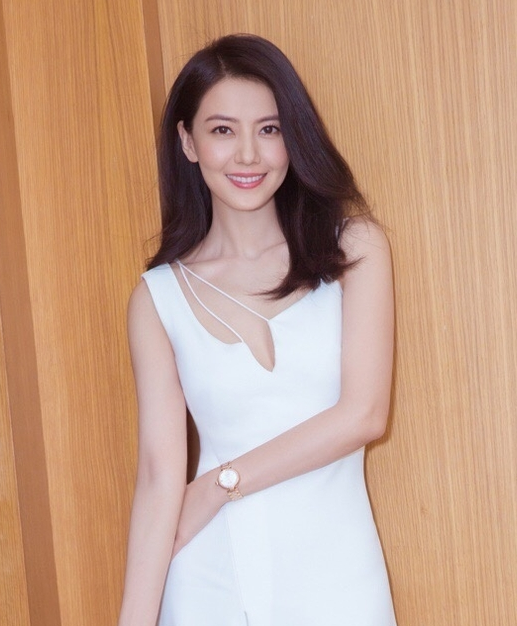
#> input picture images/yuan_test.png, 517 x 626 px, found by its file name
$ python OpencvDemo048.py
#> lines starting #> are read from the running program, lines starting #| are printed output that depends on the picture; after the words box and inside, x2 and y2 are one past the last pixel; in counts of white or black regions, pixels touching at a corner belong together
#!/usr/bin/env python3
#coding = utf-8

import logging
import numpy as np
import cv2 as cv

# 二值图像分析—轮廓发现
def OpencvDemo048():
    logging.basicConfig(level=logging.DEBUG)

    src = cv.imread("images/yuan_test.png")
#> src is the input picture: shape (626, 517, 3); mean B, G, R 137.9, 159.7, 195.7
    if src is None:
        logging.error("could not load an image!")
        return cv.Error.StsError

    binary = canny_demo(src)
#> in canny_demo, `dst = cv.Canny(src, t, t * 2)`:
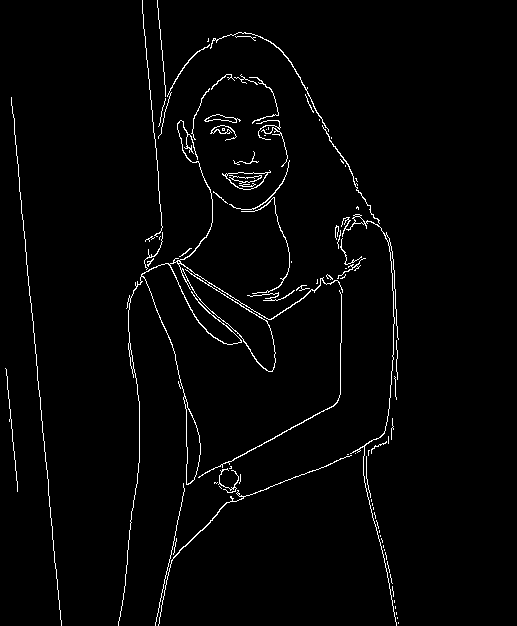
#> dst: shape (626, 517); 2.2% white in thin lines or dots, all inside (x1, y1, x2, y2) = (5, 0, 399, 626)

    # 轮廓发现与绘制
    contours, _ = cv.findContours(binary, cv.RETR_TREE, cv.CHAIN_APPROX_SIMPLE)
#> contours = 116 contours, 92 with area under 20; largest, box (x1, y1, x2, y2) and area: (118, 120, 343, 626) 3978, (178, 263, 276, 372) 2679, (183, 396, 201, 485) 782, (222, 170, 271, 190) 501, (226, 172, 268, 190) 475
    dst1 = np.copy(src)
    cv.drawContours(dst1, contours, -1, (0, 0, 255), 2, cv.LINE_8) # draw all contours found
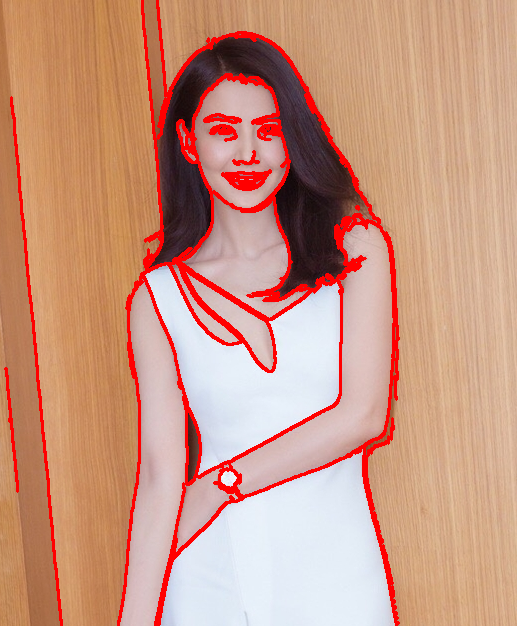
#> dst1: shape (626, 517, 3); 6.71% of pixels changed, all inside (x1, y1, x2, y2) = (4, 0, 400, 626)

    binary = threshold_demo(src)
#> in threshold_demo, `gray = cv.cvtColor(blurred, cv.COLOR_BGR2GRAY)`:
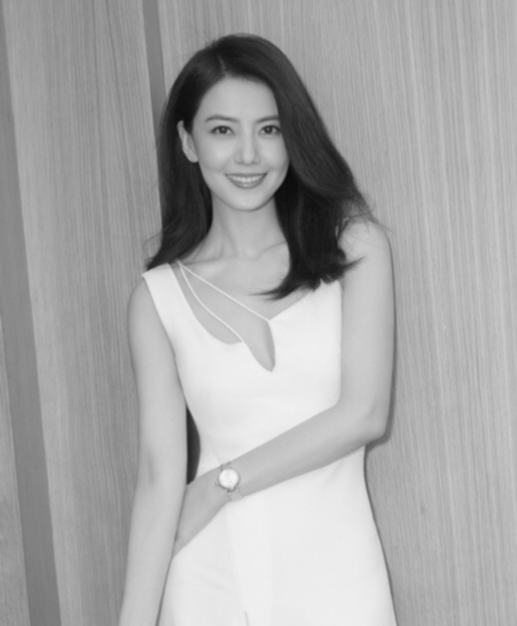
#> gray: shape (626, 517); min 10, max 245, mean 168
#> in threshold_demo, `_, dst = cv.threshold(gray, 0, 255, cv.THRESH_BINARY | cv.THRESH_OTSU)`:
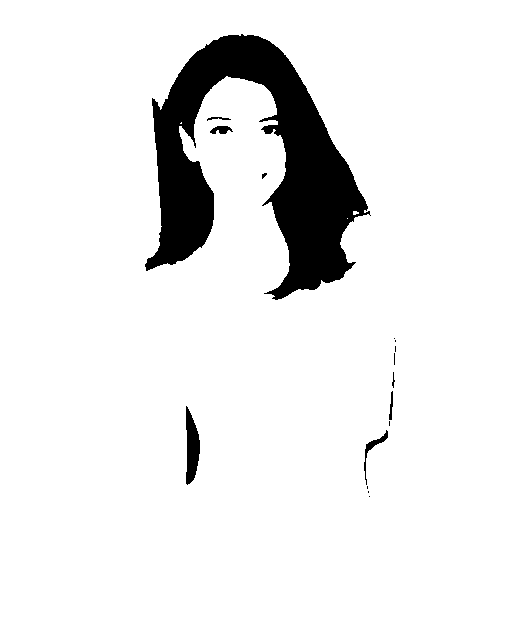
#> dst: shape (626, 517); 92% white; 16 black regions (9 under 20 px)

    # 轮廓发现与绘制
    contours, _ = cv.findContours(binary, cv.RETR_TREE, cv.CHAIN_APPROX_SIMPLE)
#> contours = 21 contours, 11 with area under 20; largest, box (x1, y1, x2, y2) and area: (0, 0, 517, 626) 322500, (144, 33, 371, 301) 25432, (185, 405, 201, 486) 826, (363, 429, 389, 486) 260, (209, 125, 234, 135) 148
    dst2 = np.copy(src)
    cv.drawContours(dst2, contours, -1, (0, 0, 255), 2, cv.LINE_8) # draw all contours found
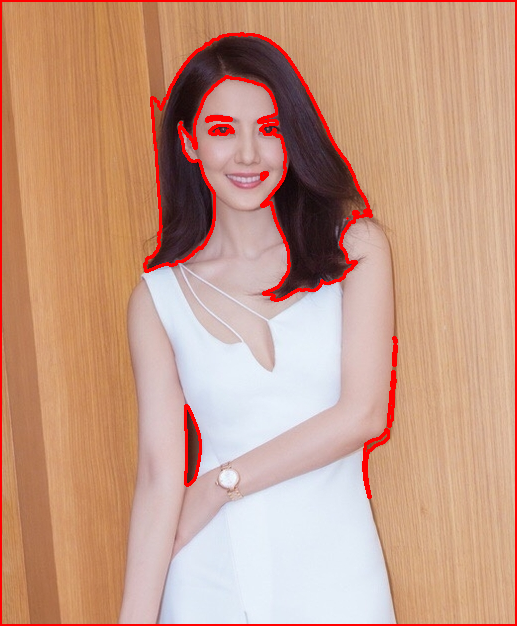
#> dst2: shape (626, 517, 3); 3.54% of pixels changed, all inside (x1, y1, x2, y2) = (0, 0, 517, 626)

    h, w, ch = src.shape
#> h = 626; w = 517; ch = 3
    result = np.zeros([h, w * 3, ch], dtype=src.dtype)
    result[0 : h, 0 : w, :] = src
    result[0 : h, w : w * 2, :] = dst1
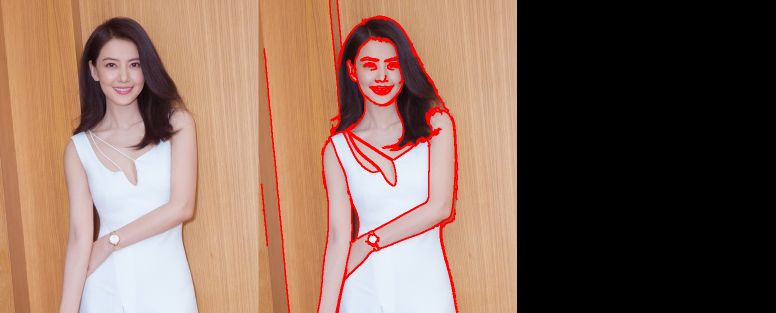
#> result: shape (626, 1551, 3) (shown at 1/2 size); mean B, G, R 89.1, 103.4, 132.4
    result[0 : h, w * 2 : w * 3, :] = dst2
    cv.putText(result, "original image", (10, 30), cv.FONT_ITALIC, .8, (0, 0, 255), 2)
    cv.putText(result, "image with all contours (canny)", (w + 10, 30), cv.FONT_ITALIC, .8, (0, 0, 255), 2)
    cv.putText(result, "image with all contours (threshold)", (w * 2 + 10, 30), cv.FONT_ITALIC, .8, (0, 0, 255), 2)
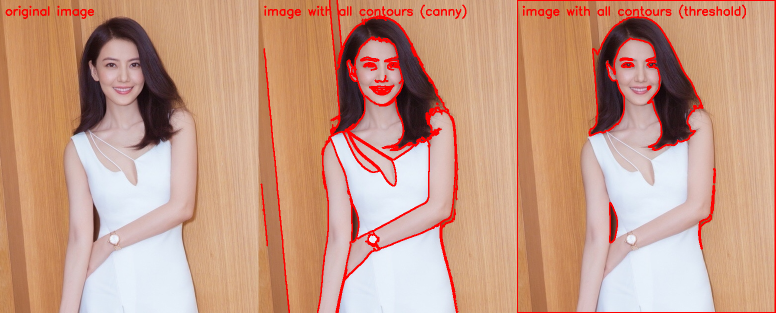
#> result: shape (626, 1551, 3) (shown at 1/2 size); mean B, G, R 133.1, 154.1, 199
    cv.imshow("contours finding", result)

    cv.waitKey(0)

    cv.destroyAllWindows()

    return cv.Error.StsOk

def canny_demo(src):
    # Canny边缘检测器
    t = 100
    dst = cv.Canny(src, t, t * 2)
    return dst

def threshold_demo(src):
    # 去噪声与二值化
    blurred = cv.GaussianBlur(src, (3, 3), 0)
    gray = cv.cvtColor(blurred, cv.COLOR_BGR2GRAY)
    _, dst = cv.threshold(gray, 0, 255, cv.THRESH_BINARY | cv.THRESH_OTSU)
    return dst

if __name__ == "__main__":
    OpencvDemo048()

# end of file
